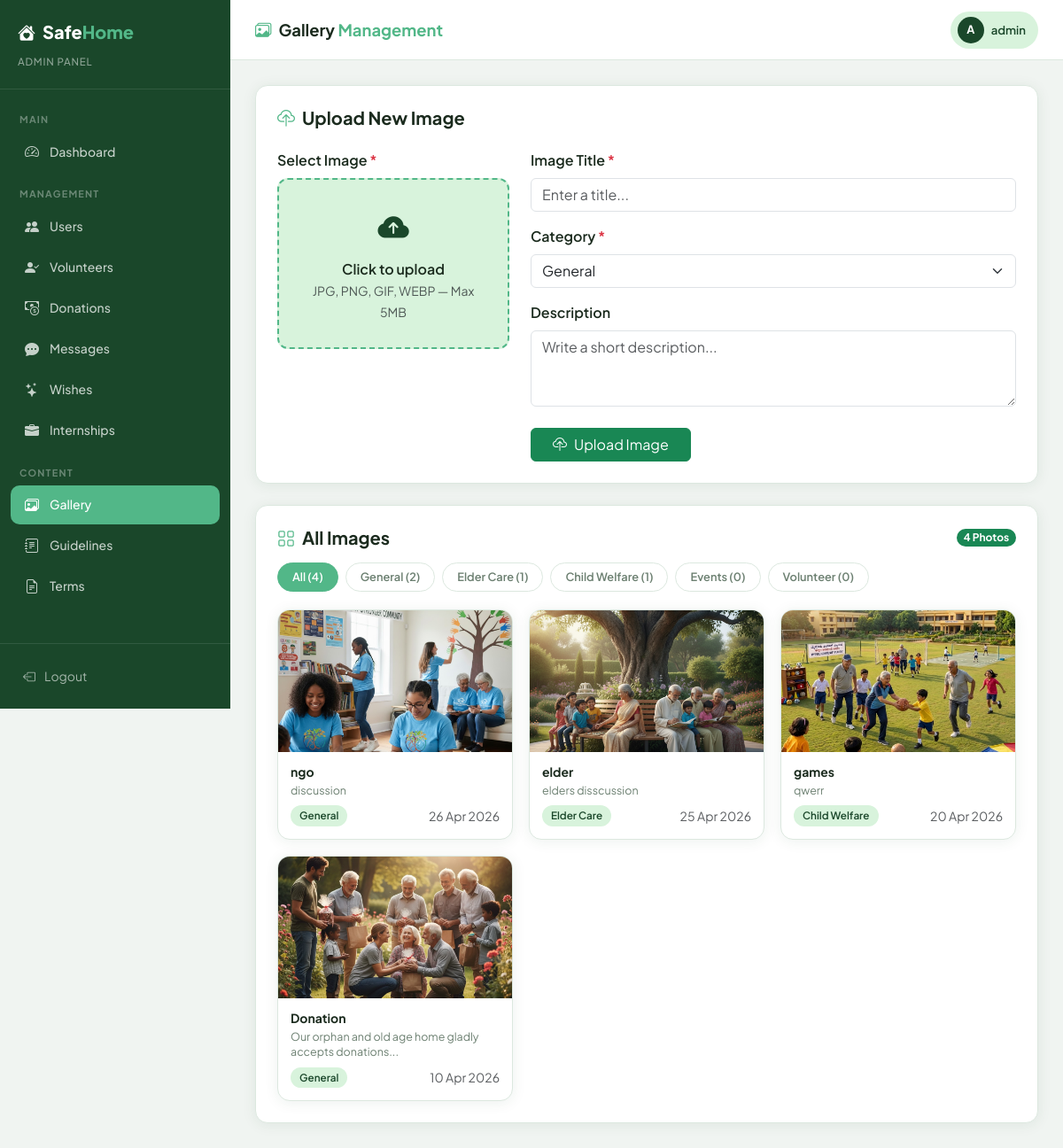
/admin/view_gallery.php (signed in), run on the app's committed database.
### tables this page shows
CREATE TABLE `gallery` (
  `id` int(11) NOT NULL,
  `title` varchar(150) NOT NULL,
  `description` text DEFAULT NULL,
  `image_path` varchar(255) NOT NULL,
  `category` varchar(50) DEFAULT 'General',
  `uploaded_at` timestamp NOT NULL DEFAULT current_timestamp()
);

### admin/view_gallery.php (the view, shortened to what this page needs)
<?php
include('../includes/db_connect.php');
$cat_filter = isset($_GET['cat']) ? mysqli_real_escape_string($conn, $_GET['cat']) : 'all';
if ($cat_filter !== 'all') {
    $result = mysqli_query($conn, "SELECT * FROM gallery WHERE category='$cat_filter' ORDER BY uploaded_at DESC");
} else {
    $result = mysqli_query($conn, "SELECT * FROM gallery ORDER BY uploaded_at DESC");
}
$images = [];
while ($row = mysqli_fetch_assoc($result)) $images[] = $row;
$total = mysqli_fetch_assoc(mysqli_query($conn, "SELECT COUNT(*) AS c FROM gallery"))['c'];
$categories = ['General', 'Elder Care', 'Child Welfare', 'Events', 'Volunteer'];
$cat_counts  = [];
foreach ($categories as $c) {
    $cc = mysqli_fetch_assoc(mysqli_query($conn, "SELECT COUNT(*) AS cnt FROM gallery WHERE category='$c'"));
    $cat_counts[$c] = $cc['cnt'];
}
?>
<!DOCTYPE html>
<html lang="en">
<head>
    <link href="https://cdn.jsdelivr.net/npm/bootstrap@5.3.0/dist/css/bootstrap.min.css" rel="stylesheet">
    <link href="https://cdn.jsdelivr.net/npm/bootstrap-icons@1.11.0/font/bootstrap-icons.css" rel="stylesheet">
</head>
<body>
<aside class="sidebar">
    <div class="sidebar-brand">
        <h4><i class="bi bi-house-heart-fill me-2"></i>Safe<span>Home</span></h4>
        <small>Admin Panel</small>
    </div>
    <nav class="sidebar-nav">
        <div class="nav-label">Main</div>
        <div class="nav-item"><a href="dashboard.php"><i class="bi bi-speedometer2"></i> Dashboard</a></div>
        <div class="nav-label mt-2">Management</div>
        <div class="nav-item"><a href="view_users.php"><i class="bi bi-people-fill"></i> Users</a></div>
        <div class="nav-item"><a href="view_volunteers.php"><i class="bi bi-person-check-fill"></i> Volunteers</a></div>
        <div class="nav-item"><a href="view_donations.php"><i class="bi bi-cash-coin"></i> Donations</a></div>
        <div class="nav-item"><a href="view_messages.php"><i class="bi bi-chat-dots-fill"></i> Messages</a></div>
        <div class="nav-item"><a href="view_wishes.php"><i class="bi bi-stars"></i> Wishes</a></div>
        <div class="nav-item"><a href="view_internships.php"><i class="bi bi-briefcase-fill"></i> Internships</a></div>
        <div class="nav-label mt-2">Content</div>
        <div class="nav-item"><a href="view_gallery.php" class="active"><i class="bi bi-images"></i> Gallery</a></div>
        <div class="nav-item"><a href="view_guidelines.php"><i class="bi bi-journal-text"></i> Guidelines</a></div>
        <div class="nav-item"><a href="view_terms.php"><i class="bi bi-file-earmark-text"></i> Terms</a></div>
    </nav>
    <div class="sidebar-footer">
        <a href="logout.php"><i class="bi bi-box-arrow-left"></i> Logout</a>
    </div>
</aside>
<div class="main-wrap">
    <header class="topbar">
        <div class="topbar-title"><i class="bi bi-images me-2" style="color:var(--accent)"></i>Gallery <span>Management</span></div>
        <div class="admin-chip">
            <div class="avatar">A</div>
            <?php echo htmlspecialchars($_SESSION['admin_username'] ?? 'Admin'); ?>
        </div>
    </header>
    <main class="page-content">
        <div class="page-card fade-up">
            <h5 class="fw-bold mb-4"><i class="bi bi-cloud-upload me-2" style="color:var(--accent)"></i>Upload New Image</h5>
            <form method="POST" enctype="multipart/form-data">
                <div class="row g-4">
                    <div class="col-md-4">
                        <label class="form-label fw-semibold">Select Image <span class="text-danger">*</span></label>
                        <div class="upload-zone">
                            <i class="bi bi-cloud-arrow-up-fill"></i>
                            <p class="mt-2 mb-0 fw-semibold">Click to upload</p>
                            <small class="text-muted">JPG, PNG, GIF, WEBP — Max 5MB</small>
                        </div>
                    </div>
                    <div class="col-md-8">
                        <div class="mb-3">
                            <label class="form-label fw-semibold">Image Title <span class="text-danger">*</span></label>
                            <input type="text" name="title" class="form-control" placeholder="Enter a title..." required>
                        </div>
                        <div class="mb-3">
                            <label class="form-label fw-semibold">Category <span class="text-danger">*</span></label>
                            <select name="category" class="form-select" required>
                                <?php foreach ($categories as $c): ?>
                                <option value="<?php echo $c; ?>"><?php echo $c; ?></option>
                                <?php endforeach; ?>
                            </select>
                        </div>
                        <div class="mb-4">
                            <label class="form-label fw-semibold">Description</label>
                            <textarea name="description" class="form-control" rows="3" placeholder="Write a short description..."></textarea>
                        </div>
                        <button type="submit" name="upload" class="btn btn-success px-4">
                            <i class="bi bi-cloud-upload me-2"></i>Upload Image
                        </button>
                    </div>
                </div>
            </form>
        </div>
        <div class="page-card fade-up">
            <div class="d-flex justify-content-between align-items-center mb-3">
                <h5 class="mb-0 fw-bold"><i class="bi bi-grid me-2" style="color:var(--accent)"></i>All Images</h5>
                <span class="badge bg-success rounded-pill"><?php echo $total; ?> Photos</span>
            </div>
            <div class="filter-tabs">
                <a href="?cat=all" class="filter-tab <?php echo $cat_filter==='all'?'active':''; ?>">All (<?php echo $total; ?>)</a>
                <?php foreach ($categories as $c): ?>
                <a href="?cat=<?php echo urlencode($c); ?>" class="filter-tab <?php echo $cat_filter===$c?'active':''; ?>">
                    <?php echo $c; ?> (<?php echo $cat_counts[$c]; ?>)
                </a>
                <?php endforeach; ?>
            </div>
            <?php if (count($images) > 0): ?>
            <div class="gallery-grid">
                <?php foreach ($images as $row): ?>
                <div class="gallery-item">
                    <div class="img-wrap">
                        <img src="../<?php echo htmlspecialchars($row['image_path']); ?>"
                             alt="<?php echo htmlspecialchars($row['title']); ?>">
                    </div>
                    <div class="gallery-item-body">
                        <h6 title="<?php echo htmlspecialchars($row['title']); ?>"><?php echo htmlspecialchars($row['title']); ?></h6>
                        <?php if (!empty($row['description'])): ?>
                        <p><?php echo htmlspecialchars(mb_strimwidth($row['description'], 0, 55, '...')); ?></p>
                        <?php endif; ?>
                        <div class="d-flex justify-content-between align-items-center">
                            <span class="cat-badge"><?php echo htmlspecialchars($row['category']); ?></span>
                            <small class="text-muted"><?php echo date('d M Y', strtotime($row['uploaded_at'])); ?></small>
                        </div>
                    </div>
                </div>
                <?php endforeach; ?>
            </div>
            <?php endif; ?>
        </div>
    </main>
</div>
</body>
</html>

### data on the page
gallery: image_path (picture), title "ngo", description "discussion", category "General", uploaded_at "26 Apr 2026"
gallery: image_path (picture), title "elder", description "elders disscussion", category "Elder Care", uploaded_at "25 Apr 2026"
gallery: image_path (picture), title "games", description "qwerr", category "Child Welfare", uploaded_at "20 Apr 2026"
gallery: image_path (picture), title "Donation", description "Our orphan and old age home gladly accepts donations...", category "General", uploaded_at "10 Apr 2026"

### other printed values
$_SESSION['admin_username'] "admin"
$total "4"
$c "General"
$cat_counts[$c] "2"
$c "Elder Care"
$cat_counts[$c] "1"
$c "Child Welfare"
$c "Events"
$cat_counts[$c] "0"
$c "Volunteer"
form field category "General"
